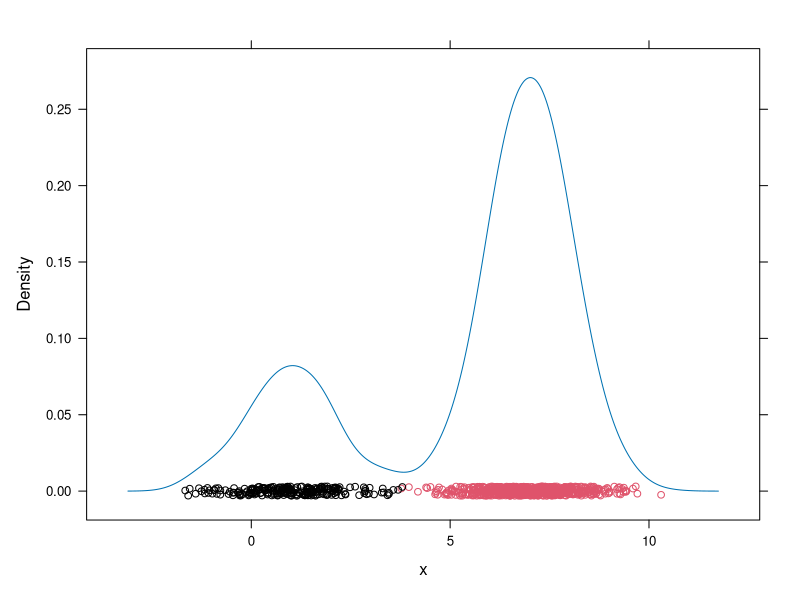

Recreate this plot in R.
## ---- chunk 1
knitr::opts_chunk$set(echo = TRUE)
## ---- chunk 2
# whether we arce drawing from distribution 1 or 2 - ie, Bernoulli trials.
set.seed(123)
tau_1_true <- 0.25
x <- y <- rep(0,1000)
for( i in 1:1000 ) {
  if( runif(1) < tau_1_true ) {
    x[i] <- rnorm(1, mean=1)
    y[i] <- "heads"
  } else {
    x[i] <- rnorm(1, mean=7)
    y[i] <- "tails"
  }
}

library(lattice)
densityplot( ~x, par.settings = list( plot.symbol=list( col=as.factor(y) ) ) )


## ---- chunk 3
############## iterations
# Now, we simply repeat the following process, until the difference between our successive estimates of the mean are very small.
# We'll run 10 iterations.
 
## set the initial guesses for the distribution parameters (arbitrarily, p1,2 and means1,2) 
mu_1 <- 0
mu_2 <- 1

## as well as the latent variable parameters
tau_1 <- 0.5
tau_2 <- 0.5

for( i in 1:10 ) {

  ## Given the observed data, as well as the distribution parameters,
  ## what are the latent variables?

  T_1 <- tau_1 * dnorm( x, mu_1 )
  T_2 <- tau_2 * dnorm( x, mu_2 )
  
  # updated probability
  P_1 <- T_1 / (T_1 + T_2)
  P_2 <- T_2 / (T_1 + T_2)  

  tau_1 <- mean(P_1)
  tau_2 <- mean(P_2)

  ## Given the observed data, as well as the latent variables,
  ## what are the population parameters?

  mu_1 <- sum( P_1 * x ) / sum(P_1)
  mu_2 <- sum( P_2 * x ) / sum(P_2)

  ## print the current estimates

  print( c(mu_1, mu_2, mean(P_1), mean(P_2)) )

  # converge quickly, after just one iteration
}
## ---- chunk 4
########### using the R package mixtools to apply the EM algorithm
library("mixtools")
myEM <- normalmixEM( x, mu = c(0,1), sigma=c(1,1), sd.constr=c(1,1) )

myEM$mu

myEM$lambda

# What if the guesses initials aren't so similar?
# The algorithm converges much more slowly, but still gives good estimates.

########### using the R package mixtools to apply the EM algorithm
library("mixtools")
myEM <- normalmixEM( x, mu = c(0,10), sigma=c(1,1), sd.constr=c(1,1) )

myEM$mu

myEM$lambda
